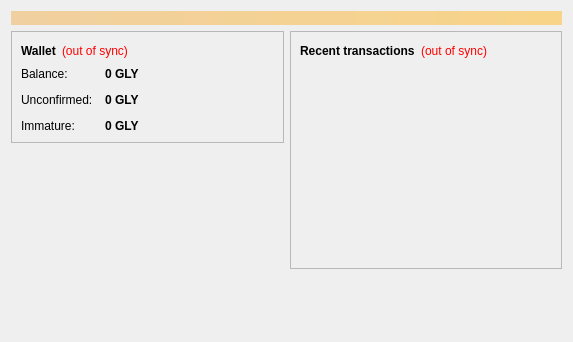
<?xml version="1.0" encoding="UTF-8"?>
<ui version="4.0">
 <class>OverviewPage</class>
 <widget class="QWidget" name="OverviewPage">
  <property name="geometry">
   <rect>
    <x>0</x>
    <y>0</y>
    <width>573</width>
    <height>342</height>
   </rect>
  </property>
  <property name="windowTitle">
   <string>Form</string>
  </property>
  <layout class="QVBoxLayout" name="topLayout">
   <item>
    <widget class="QLabel" name="labelAlerts">
     <property name="visible">
      <bool>false</bool>
     </property>
     <property name="styleSheet">
      <string notr="true">background-color: qlineargradient(x1: 0, y1: 0, x2: 1, y2: 0, stop:0 #F0D0A0, stop:1 #F8D488); color:#000000;</string>
     </property>
     <property name="wordWrap">
      <bool>true</bool>
     </property>
     <property name="margin">
      <number>3</number>
     </property>
    </widget>
   </item>
   <item>
    <layout class="QHBoxLayout" name="horizontalLayout" stretch="1,1">
     <item>
      <layout class="QVBoxLayout" name="verticalLayout_2">
       <item>
        <widget class="QFrame" name="frame">
         <property name="frameShape">
          <enum>QFrame::StyledPanel</enum>
         </property>
         <property name="frameShadow">
          <enum>QFrame::Raised</enum>
         </property>
         <layout class="QVBoxLayout" name="verticalLayout_4">
          <item>
           <layout class="QHBoxLayout" name="horizontalLayout_4">
            <item>
             <widget class="QLabel" name="label_5">
              <property name="font">
               <font>
                <weight>75</weight>
                <bold>true</bold>
               </font>
              </property>
              <property name="text">
               <string>Wallet</string>
              </property>
             </widget>
            </item>
            <item>
             <widget class="QLabel" name="labelWalletStatus">
              <property name="toolTip">
               <string>The displayed information may be out of date. Your wallet automatically synchronizes with the GoldenLoaf network after a connection is established, but this process has not completed yet.</string>
              </property>
              <property name="styleSheet">
               <string notr="true">QLabel { color: red; }</string>
              </property>
              <property name="text">
               <string notr="true">(out of sync)</string>
              </property>
              <property name="alignment">
               <set>Qt::AlignLeading|Qt::AlignLeft|Qt::AlignVCenter</set>
              </property>
             </widget>
            </item>
            <item>
             <spacer name="horizontalSpacer_2">
              <property name="orientation">
               <enum>Qt::Horizontal</enum>
              </property>
              <property name="sizeHint" stdset="0">
               <size>
                <width>40</width>
                <height>20</height>
               </size>
              </property>
             </spacer>
            </item>
           </layout>
          </item>
          <item>
           <layout class="QFormLayout" name="formLayout_2">
            <property name="fieldGrowthPolicy">
             <enum>QFormLayout::AllNonFixedFieldsGrow</enum>
            </property>
            <property name="horizontalSpacing">
             <number>12</number>
            </property>
            <property name="verticalSpacing">
             <number>12</number>
            </property>
            <item row="0" column="0">
             <widget class="QLabel" name="label">
              <property name="text">
               <string>Balance:</string>
              </property>
             </widget>
            </item>
            <item row="0" column="1">
             <widget class="QLabel" name="labelBalance">
              <property name="font">
               <font>
                <weight>75</weight>
                <bold>true</bold>
               </font>
              </property>
              <property name="cursor">
               <cursorShape>IBeamCursor</cursorShape>
              </property>
              <property name="toolTip">
               <string>Your current balance</string>
              </property>
              <property name="text">
               <string notr="true">0 GLY</string>
              </property>
              <property name="textInteractionFlags">
               <set>Qt::LinksAccessibleByMouse|Qt::TextSelectableByKeyboard|Qt::TextSelectableByMouse</set>
              </property>
             </widget>
            </item>
            <item row="1" column="0">
             <widget class="QLabel" name="label_3">
              <property name="text">
               <string>Unconfirmed:</string>
              </property>
             </widget>
            </item>
            <item row="1" column="1">
             <widget class="QLabel" name="labelUnconfirmed">
              <property name="font">
               <font>
                <weight>75</weight>
                <bold>true</bold>
               </font>
              </property>
              <property name="cursor">
               <cursorShape>IBeamCursor</cursorShape>
              </property>
              <property name="toolTip">
               <string>Total of transactions that have yet to be confirmed, and do not yet count toward the current balance</string>
              </property>
              <property name="text">
               <string notr="true">0 GLY</string>
              </property>
              <property name="textInteractionFlags">
               <set>Qt::LinksAccessibleByMouse|Qt::TextSelectableByKeyboard|Qt::TextSelectableByMouse</set>
              </property>
             </widget>
            </item>
            <item row="2" column="0">
             <widget class="QLabel" name="labelImmatureText">
              <property name="text">
               <string>Immature:</string>
              </property>
             </widget>
            </item>
            <item row="2" column="1">
             <widget class="QLabel" name="labelImmature">
              <property name="font">
               <font>
                <weight>75</weight>
                <bold>true</bold>
               </font>
              </property>
              <property name="toolTip">
               <string>Mined balance that has not yet matured</string>
              </property>
              <property name="text">
               <string notr="true">0 GLY</string>
              </property>
              <property name="textInteractionFlags">
               <set>Qt::LinksAccessibleByMouse|Qt::TextSelectableByKeyboard|Qt::TextSelectableByMouse</set>
              </property>
             </widget>
            </item>
           </layout>
          </item>
         </layout>
        </widget>
       </item>
       <item>
        <spacer name="verticalSpacer">
         <property name="orientation">
          <enum>Qt::Vertical</enum>
         </property>
         <property name="sizeHint" stdset="0">
          <size>
           <width>20</width>
           <height>40</height>
          </size>
         </property>
        </spacer>
       </item>
      </layout>
     </item>
     <item>
      <layout class="QVBoxLayout" name="verticalLayout_3">
       <item>
        <widget class="QFrame" name="frame_2">
         <property name="frameShape">
          <enum>QFrame::StyledPanel</enum>
         </property>
         <property name="frameShadow">
          <enum>QFrame::Raised</enum>
         </property>
         <layout class="QVBoxLayout" name="verticalLayout">
          <item>
           <layout class="QHBoxLayout" name="horizontalLayout_2">
            <item>
             <widget class="QLabel" name="label_4">
              <property name="text">
               <string>&lt;b&gt;Recent transactions&lt;/b&gt;</string>
              </property>
             </widget>
            </item>
            <item>
             <widget class="QLabel" name="labelTransactionsStatus">
              <property name="toolTip">
               <string>The displayed information may be out of date. Your wallet automatically synchronizes with the GoldenLoaf network after a connection is established, but this process has not completed yet.</string>
              </property>
              <property name="styleSheet">
               <string notr="true">QLabel { color: red; }</string>
              </property>
              <property name="text">
               <string notr="true">(out of sync)</string>
              </property>
              <property name="alignment">
               <set>Qt::AlignRight|Qt::AlignTrailing|Qt::AlignVCenter</set>
              </property>
             </widget>
            </item>
            <item>
             <spacer name="horizontalSpacer">
              <property name="orientation">
               <enum>Qt::Horizontal</enum>
              </property>
              <property name="sizeHint" stdset="0">
               <size>
                <width>40</width>
                <height>20</height>
               </size>
              </property>
             </spacer>
            </item>
           </layout>
          </item>
          <item>
           <widget class="QListView" name="listTransactions">
            <property name="styleSheet">
             <string notr="true">QListView { background: transparent; }</string>
            </property>
            <property name="frameShape">
             <enum>QFrame::NoFrame</enum>
            </property>
            <property name="verticalScrollBarPolicy">
             <enum>Qt::ScrollBarAlwaysOff</enum>
            </property>
            <property name="horizontalScrollBarPolicy">
             <enum>Qt::ScrollBarAlwaysOff</enum>
            </property>
            <property name="selectionMode">
             <enum>QAbstractItemView::NoSelection</enum>
            </property>
           </widget>
          </item>
         </layout>
        </widget>
       </item>
       <item>
        <spacer name="verticalSpacer_2">
         <property name="orientation">
          <enum>Qt::Vertical</enum>
         </property>
         <property name="sizeHint" stdset="0">
          <size>
           <width>20</width>
           <height>40</height>
          </size>
         </property>
        </spacer>
       </item>
      </layout>
     </item>
    </layout>
   </item>
  </layout>
 </widget>
 <resources/>
 <connections/>
</ui>
